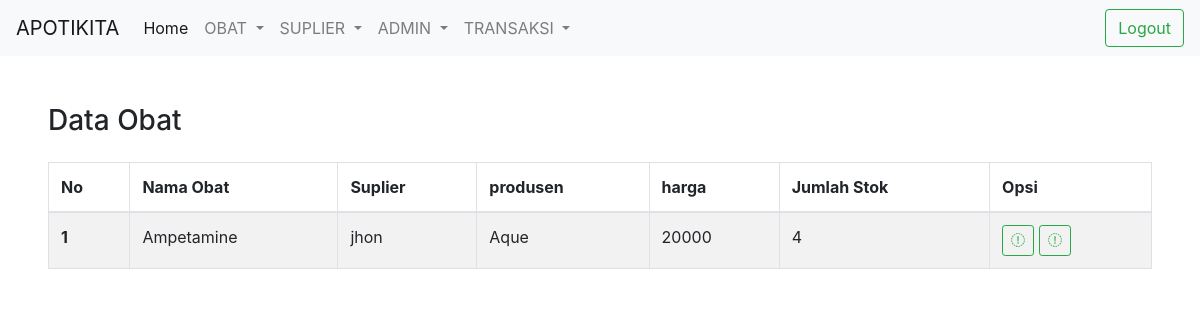
Page /index.php/main/dataobat on the earlier database version.
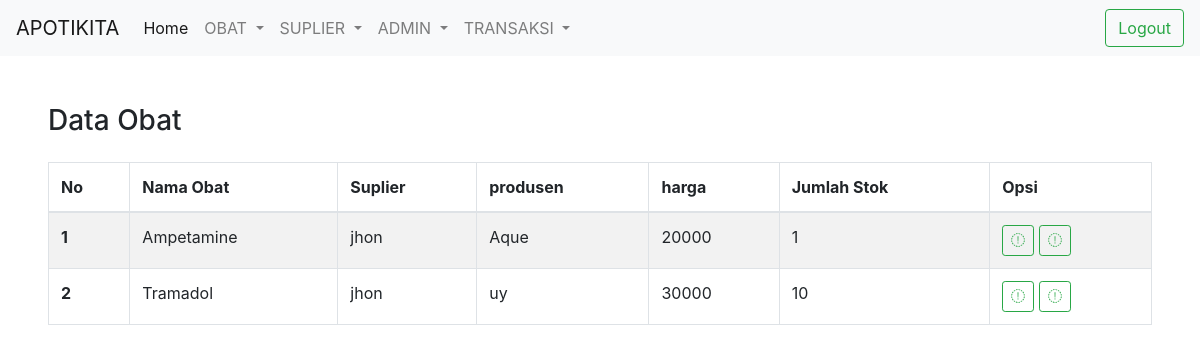
Same page on the later database version.
### tables this page shows
CREATE TABLE `obat` (
  `kode_obat` int(5) NOT NULL,
  `nama` varchar(32) NOT NULL,
  `id_suplier` varchar(32) NOT NULL,
  `produsen` varchar(32) NOT NULL,
  `harga` int(32) NOT NULL,
  `qty` int(16) NOT NULL
);

CREATE TABLE `suplier` (
  `id_suplier` int(5) NOT NULL,
  `nama_suplier` varchar(32) NOT NULL,
  `alamat` varchar(64) NOT NULL,
  `kota` varchar(32) NOT NULL,
  `nohp` varchar(20) NOT NULL
);

### application/controllers/Main.php (called while the page is built, shortened)
<?php
class Main extends CI_Controller
{
    public function __construct()
    {
        $this->load->library('form_validation');
        $this->load->model('M_user');
        $this->load->model('M_obat');
        $this->load->model('M_suplier');
        $this->load->model('M_transaksi');
    }
    public function dataobat()
    {
        $data['obat'] = $this->M_obat->getObat();
        $this->load->view('part/header');
        $this->load->view('dataobat', $data);
        $this->load->view('part/footer');
    }
}

### index.php (called while the page is built, shortened)
<?php
require_once BASEPATH.'core/CodeIgniter.php';

### application/models/M_obat.php (called while the page is built, shortened)
<?php
class M_obat extends CI_Model
{
    public function getObat()
    {
        $hasil = $this->db->select('*')
            ->from('Obat')
            ->join('suplier', 'obat.id_suplier=suplier.id_suplier')
            ->get()->result_array();
        return $hasil;
    }
}

### application/views/dataobat.php (the view, shortened to what this page needs)
<div class="container-fluid">
    <div class="row mr-4">
        <div class="col-9 pt-5 pl-5">
            <h3>Data Obat</h3>
        </div>
    </div>
    <div class="row">
        <div class="col-12 py-3 px-5">
            <?php if ($obat) { ?>
                <table class="table table-striped table-hover table-bordered">
                    <thead>
                        <tr>
                            <th>No</th>
                            <th>Nama Obat</th>
                            <th>Suplier</th>
                            <th>produsen</th>
                            <th>harga</th>
                            <th>Jumlah Stok</th>
                            <th>Opsi</th>
                        </tr>
                    </thead>
                    <tbody>
                        <?php
                        $i = 1;
                        foreach ($obat as $row) { ?>
                            <tr>
                                <th><?= $i ?></th>
                                <td><?= $row['nama'] ?></td>
                                <td><?= $row['nama_suplier'] ?></td>
                                <td><?= $row['produsen'] ?></td>
                                <td><?= $row['harga'] ?></td>
                                <td><?= $row['qty'] ?></td>
                                <td>
                                    <a href="<?= base_url('main/editobat/') . $row['kode'] ?>"><button type="button" class="btn btn-sm btn-outline-success"><i class="far fa-user-cog"></i></button></a>
                                    <a href="<?= base_url('main/hapusobat/') . $row['kode'] ?>"><button type="button" class="btn btn-sm btn-outline-success"><i class="far fa-trash"></i></button></a>
                                </td>
                            </tr>
                        <?php $i++;
                        } ?>
                    </tbody>
                </table>
            <?php } else {
                echo "<h4>Data obat kosong</h4>";
            } ?>
        </div>
    </div>
</div>

Differences in the rows shown:
changed obat "Ampetamine": qty "4" → "1"
added obat: nama "Tramadol", id_suplier.nama_suplier "jhon", produsen "uy", harga "30000", qty "10"
